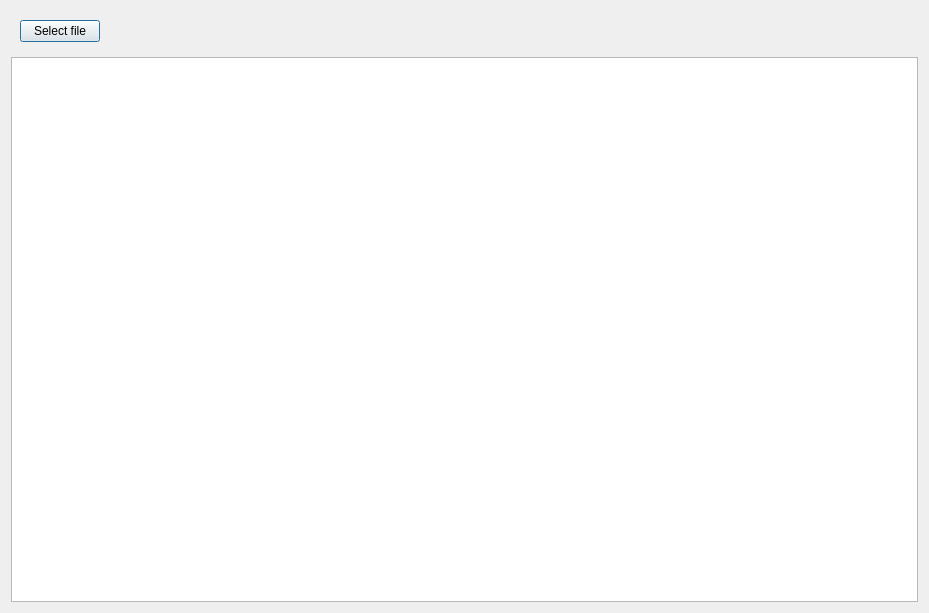
<?xml version="1.0" encoding="UTF-8"?>
<ui version="4.0">
 <class>QtTestQtCreatorProFileMainDialog</class>
 <widget class="QDialog" name="QtTestQtCreatorProFileMainDialog">
  <property name="geometry">
   <rect>
    <x>0</x>
    <y>0</y>
    <width>929</width>
    <height>613</height>
   </rect>
  </property>
  <property name="windowTitle">
   <string>TestQtCreatorProFile</string>
  </property>
  <property name="windowIcon">
   <iconset resource="TestQtCreatorProFile.qrc">
    <normaloff>:/images/PicQtCreator.png</normaloff>:/images/PicQtCreator.png</iconset>
  </property>
  <layout class="QVBoxLayout" name="verticalLayout">
   <item>
    <widget class="QWidget" name="widget" native="true">
     <layout class="QHBoxLayout" name="horizontalLayout">
      <item>
       <widget class="QPushButton" name="button_select">
        <property name="text">
         <string>Select file</string>
        </property>
       </widget>
      </item>
      <item>
       <spacer name="horizontalSpacer">
        <property name="orientation">
         <enum>Qt::Horizontal</enum>
        </property>
        <property name="sizeHint" stdset="0">
         <size>
          <width>40</width>
          <height>20</height>
         </size>
        </property>
       </spacer>
      </item>
     </layout>
    </widget>
   </item>
   <item>
    <widget class="QPlainTextEdit" name="text_result">
     <property name="font">
      <font>
       <family>Courier New</family>
       <pointsize>10</pointsize>
      </font>
     </property>
    </widget>
   </item>
  </layout>
 </widget>
 <resources>
  <include location="TestQtCreatorProFile.qrc"/>
 </resources>
 <connections/>
</ui>
